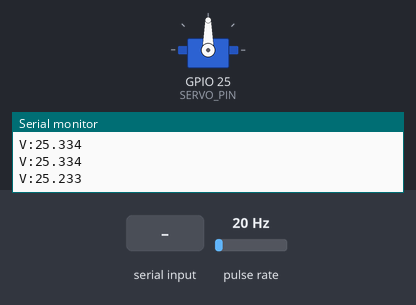
The program below on a simulated ESP32. On the bench: servo, the last lines printed to the serial monitor. Wiring (inferred from the names in the program): pulse sensor: data GPIO 26. Inputs (shaded band) come from the test bench; at power-on: pulse rate 20 Hz.

Above: at 1.2 s.
1.3 s: "A::45\n" received over Serial
At 2.1 s:
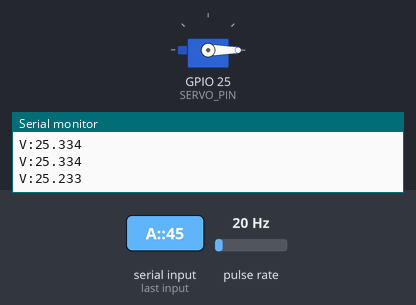
3.0 s: "A:\n" received over Serial
4.5 s: "GET MAP\n" received over Serial
Timing chart, 0 to 7.5 s (numbered marks = the images above; inputs shaded):
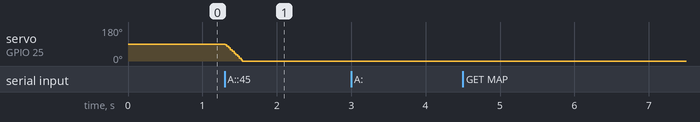

The program:

main.cpp
```cpp
/*******************************************************
 * ESP32 통합 펌웨어 (MG996R + 홀센서 + 직렬 프로토콜)
 * - 프로토콜(라즈베리파이 → ESP32):  "A:<angle>\n"
 *   예) A:300  → 내부에서 150°로 스케일링(360 입력 대비 1/2)
 * - 상태 전송(ESP32 → 라즈베리파이): "V:<kmh>\n" 주기적으로 송신
 * - 유틸: "GET MAP", "SPEED?", "PULSES?", "RESET", "PING"
 *******************************************************/
#include <Arduino.h>
#include <ESP32Servo.h>

/* ===== 핀/하드웨어 설정 ===== */
#define SERVO_PIN   25     // MG996R 신호핀 (25/26/27/32/33 권장)
#define HALL_PIN    26     // 홀센서 입력핀 (내부 풀업 사용; 외부 풀업이면 INPUT으로)

// 바퀴/자석 파라미터 (프로젝트 값에 맞게 조정)
static const float WHEEL_DIAMETER_M = 0.112f;  // 112mm
static const uint8_t MAGNET_COUNT   = 1;       // 회전당 자석 1개

/* ===== 서보(MG996R) 설정 ===== */
static const int SERVO_MIN_US = 1000;   // 보수적 시작 범위 (필요시 800~2200으로 확장)
static const int SERVO_MAX_US = 2000;
static const int DEG_MIN = 0;
static const int DEG_MAX = 180;
static const uint16_t SERVO_HZ = 50;    // 50 Hz

// 부드러운 이동(램프): 급전류 피크 억제
static const uint8_t  RAMP_STEP_DEG   = 3;   // 한 번에 이동하는 각도
static const uint16_t RAMP_INTERVAL_MS= 8;   // 스텝 간 간격(ms)

/* ===== 속도/상태 주기 ===== */
static const uint16_t SPEED_WINDOW_MS = 250;   // 속도 갱신 주기
static const uint16_t STAT_INTERVAL_MS= 200;   // V:<kmh> 전송 주기

/* ===== 전역 상태 ===== */
Servo servo;

volatile uint32_t g_pulseCount = 0;   // ISR에서 증가
uint32_t lastPulseCount = 0;

uint32_t lastSpeedMs = 0;
float currentKmh = 0.0f;

uint32_t lastStatMs = 0;

int currentDeg = 90;     // 현재 출력 각도(램프 기준)
int targetDeg  = 90;     // 목표 각도
uint32_t lastRampMs = 0;

String rx;               // 시리얼 수신 버퍼

/* ===== 유틸 ===== */
static inline int clampInt(int v, int lo, int hi) {
  return (v < lo) ? lo : (v > hi) ? hi : v;
}

static inline int degToUs(int deg) {
  deg = clampInt(deg, DEG_MIN, DEG_MAX);
  return map(deg, DEG_MIN, DEG_MAX, SERVO_MIN_US, SERVO_MAX_US);
}

/* ===== 홀센서 ISR ===== */
void IRAM_ATTR onHall() {
  g_pulseCount++;
}

/* ===== 각도 설정(스케일 포함) =====
 *  - 0..180 : 그대로
 *  - 181..360 : 1/2 스케일 (예: 300 → 150)  ← esp32_comm.py의 (SAFE=300 등)과 호환
 */
void setTargetAngleFromInput(int inDeg) {
  int d = inDeg;
  if (d < 0) d = 0;
  if (d > 360) d = 360;
  if (d > 180) d = (d + 1) / 2;  // 반올림 스케일링
  targetDeg = clampInt(d, DEG_MIN, DEG_MAX);

  // ACK
  int us = degToUs(targetDeg);
  Serial.printf("OK %d %dus\n", targetDeg, us);
}

/* ===== 램프(부드러운 이동) ===== */
void rampServoIfNeeded() {
  uint32_t now = millis();
  if (now - lastRampMs < RAMP_INTERVAL_MS) return;
  lastRampMs = now;

  if (currentDeg == targetDeg) return;

  int step = (targetDeg > currentDeg) ? RAMP_STEP_DEG : -RAMP_STEP_DEG;
  int nextDeg = currentDeg + step;

  // 목표를 넘어가지 않게 캡
  if ((step > 0 && nextDeg > targetDeg) || (step < 0 && nextDeg < targetDeg)) {
    nextDeg = targetDeg;
  }

  currentDeg = clampInt(nextDeg, DEG_MIN, DEG_MAX);
  int us = degToUs(currentDeg);
  servo.writeMicroseconds(us);
}

/* ===== 속도 계산 & 전송 ===== */
void updateSpeedIfDue() {
  uint32_t now = millis();
  if (now - lastSpeedMs < SPEED_WINDOW_MS) return;
  uint32_t dt = now - lastSpeedMs;
  lastSpeedMs = now;
  if (dt == 0) return;

  uint32_t pulses = g_pulseCount;
  uint32_t dPulse = pulses - lastPulseCount;
  lastPulseCount = pulses;

  // 시간(s)
  float dt_s = dt / 1000.0f;

  // 회전수 = 펄스 / (자석 수)
  float rev = (MAGNET_COUNT > 0) ? ( (float)dPulse / (float)MAGNET_COUNT ) : 0.0f;

  // 속도(m/s) = 회전수/초 * 둘레
  float circumference = PI * WHEEL_DIAMETER_M;
  float mps = (dt_s > 0.0f) ? (rev / dt_s) * circumference : 0.0f;
  currentKmh = mps * 3.6f;
}

void sendStatIfDue() {
  uint32_t now = millis();
  if (now - lastStatMs < STAT_INTERVAL_MS) return;
  lastStatMs = now;
  Serial.printf("V:%.3f\n", currentKmh);
}

/* ===== 시리얼 명령 파서 =====
 * 지원:
 *   "A:<int>" 또는 "ANGLE:<int>"  → 목표 각도
 *   "GET MAP"                    → 맵/사양 안내
 *   "SPEED?"                     → 즉시 속도 송신
 *   "PULSES?"                    → 펄스 수 송신
 *   "RESET"                      → 펄스/속도창 리셋
 *   "PING"                       → "PONG"
 * 줄끝: CR/LF 모두 허용
 */
void handleLine(String line) {
  line.trim();
  line.toUpperCase();
  if (line.length() == 0) return;

  // A:<int> / ANGLE:<int>
  if (line.startsWith("A:") || line.startsWith("ANGLE:")) {
    int idx = line.indexOf(':');
    if (idx > 0) {
      String n = line.substring(idx + 1);
      n.trim();
      if (n.length() > 0) {
        int inDeg = n.toInt();
        setTargetAngleFromInput(inDeg);
        return;
      }
    }
    Serial.println("ERR FORMAT (A:<int>)");
    return;
  }

  if (line == "GET MAP") {
    Serial.printf("MAP SERVO=MG996R DEG=0-180 US=%d-%d SCALE_360=HALF PIN=%d\n",
                  SERVO_MIN_US, SERVO_MAX_US, SERVO_PIN);
    return;
  }

  if (line == "SPEED?") {
    Serial.printf("V:%.3f\n", currentKmh);
    return;
  }

  if (line == "PULSES?") {
    Serial.printf("P:%u\n", g_pulseCount);
    return;
  }

  if (line == "RESET") {
    noInterrupts();
    g_pulseCount = 0;
    interrupts();
    currentKmh = 0.0f;
    Serial.println("OK RESET");
    return;
  }

  if (line == "PING") {
    Serial.println("PONG");
    return;
  }

  Serial.println("ERR UNKNOWN");
}

/* ===== 시리얼 수신 루프 ===== */
void serialPoll() {
  while (Serial.available()) {
    char c = Serial.read();
    if (c == '\r' || c == '\n') {
      if (rx.length() > 0) {
        handleLine(rx);
        rx = "";
      }
    } else {
      if (rx.length() < 64) rx += c;   // 과도한 길이 보호
    }
  }
}

/* ===== SETUP/LOOP ===== */
void setup() {
  Serial.begin(115200);

  // 홀센서
  pinMode(HALL_PIN, INPUT_PULLUP);      // 외부 풀업이면 INPUT으로 변경
  attachInterrupt(digitalPinToInterrupt(HALL_PIN), onHall, FALLING);

  // 서보
  servo.setPeriodHertz(SERVO_HZ);
  servo.attach(SERVO_PIN, SERVO_MIN_US, SERVO_MAX_US);
  // 부팅 안전 위치
  currentDeg = targetDeg = 90;
  servo.writeMicroseconds(degToUs(currentDeg));

  // 부팅 배너
  Serial.println("READY MG996R (A:<deg>, GET MAP, SPEED?, PULSES?, RESET, PING)");
}

void loop() {
  // 1) 시리얼 명령 처리
  serialPoll();

  // 2) 속도 갱신 & 상태 송신
  updateSpeedIfDue();
  sendStatIfDue();

  // 3) 서보 부드러운 이동
  rampServoIfNeeded();
}
```

motor_control.cpp
```cpp
#include "motor_control.h"
#include <Servo.h>

static Servo brake;
static int s_safe = 90;    // 각도 튜닝 포인트
static int s_slow = 120;
static int s_brake = 150;

void mc_init(int servoPin) {
  brake.attach(servoPin, 500, 2500); // 50Hz, 펄스 폭 범위
  delay(100);
  brake.write(s_safe);
}

void mc_set_brake_safe()  { brake.write(s_safe); }
void mc_set_brake_slow()  { brake.write(s_slow); }
void mc_set_brake_brake() { brake.write(s_brake); }
```

motor_control.h
```cpp
#pragma once
#include <Arduino.h>

void mc_init(int servoPin);
void mc_set_brake_safe();   // 기본 위치(해제)
void mc_set_brake_slow();   // 감속
void mc_set_brake_brake();  // 제동(강)
```

safety.cpp
```cpp

```

Measured:
- after the input at 1.3 s, servo on GPIO 25 (SERVO_PIN): moves from 90° to 0° over 0.23 s, starting at once
